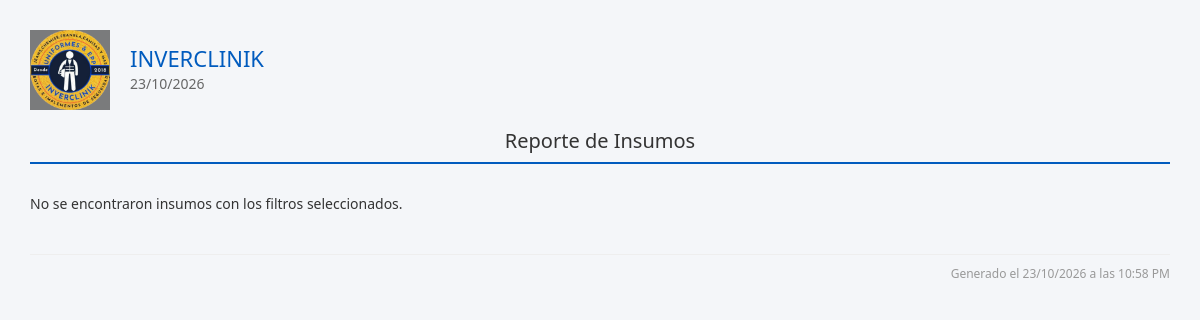
The app's page /reportes/insumos_view.php, older data.
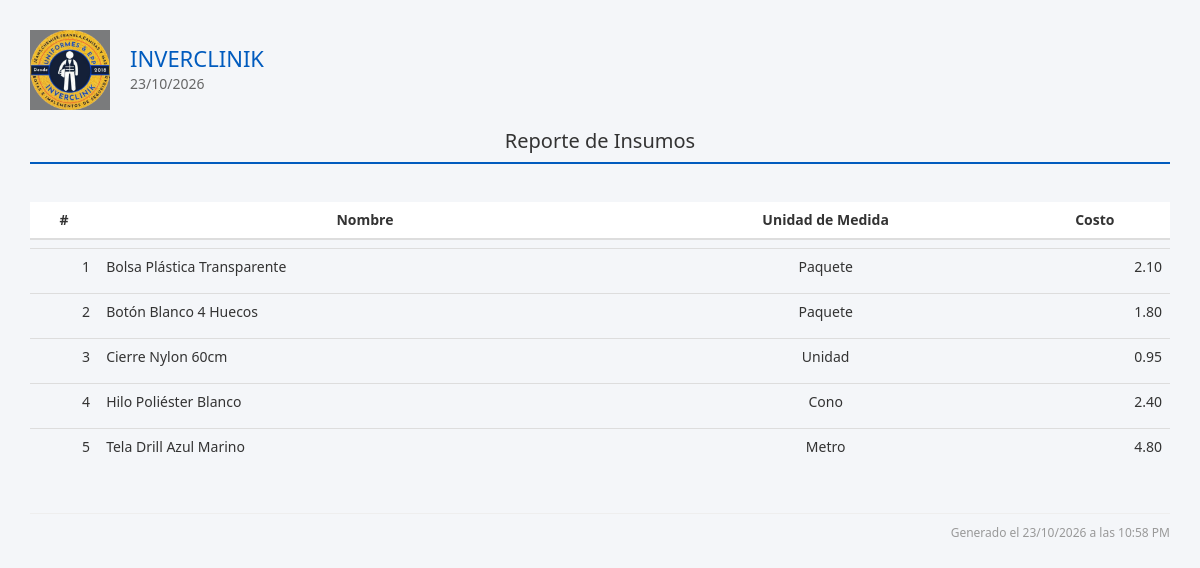
The same page, newer data.
### tables this page shows
CREATE TABLE IF NOT EXISTS `insumos` (
  `id` int(11) NOT NULL AUTO_INCREMENT,
  `nombre` varchar(255) NOT NULL,
  `unidad_medida_id` int(11) NOT NULL COMMENT 'FK a unidad_medida',
  `costo_unitario` decimal(10,2) NOT NULL DEFAULT 0.00,
  `stock_minimo` decimal(12,2) DEFAULT NULL COMMENT 'Stock mínimo deseado',
  `stock_maximo` decimal(12,2) DEFAULT NULL COMMENT 'Stock máximo deseado',
  `almacen_id` int(11) DEFAULT 1 COMMENT 'Almacén asociado al insumo',
  `proveedor_id` int(11) DEFAULT NULL,
  `tasa_cambiaria_id` int(11) DEFAULT NULL COMMENT 'Tasa usada al registrar/actualizar el costo',
  `activo` tinyint(1) DEFAULT 1,
  `adicional` tinyint(1) DEFAULT 0,
  PRIMARY KEY (`id`)
);

### reportes/insumos_view.php (the view, shortened to what this page needs)
<?php
require_once('../template/header.php');
$where = [];
$condiciones = count($where) ? "WHERE " . implode(" AND ", $where) : "";
$sql = "
  SELECT i.id, i.nombre, COALESCE(um.nombre, um.codigo) AS unidad_medida, i.costo_unitario
  FROM insumos i
  LEFT JOIN unidad_medida um ON um.id = i.unidad_medida_id
  $condiciones
  ORDER BY i.nombre ASC
";
$result = $conn->query($sql);
?>
<div class="contenido-principal">
  <div class="reporte-header">
    <div class="logo-info">
      <img src="../assets/img/inverclinik_3.png" alt="Logo INVERCLINIK">
      <div class="empresa-fecha">
        <h1>INVERCLINIK</h1>
        <p><?= date('d/m/Y') ?></p>
      </div>
    </div>
    <div class="titulo-reporte">
      <h2>Reporte de Insumos</h2>
    </div>
  </div>
  <?php if ($result->num_rows > 0): ?>
    <table class="table">
      <thead>
      <tr>
        <th>#</th>
        <th>Nombre</th>
        <th>Unidad de Medida</th>
        <th>Costo</th>
      </tr>
    </thead>
      <tbody>
        <?php $i = 1 ?>
        <?php while ($row = $result->fetch_assoc()): ?>
        <tr>
          <td style="text-align: right"><?= $i++ ?></td>
          <td style="text-align: left"><?= htmlspecialchars($row['nombre']) ?></td>
          <td><?= htmlspecialchars($row['unidad_medida']) ?></td>
          <td style="text-align: right"><?= htmlspecialchars($row['costo_unitario']) ?></td>
        </tr>
      <?php endwhile; ?>
      </tbody>
    </table>
  <?php else: ?>
    <div class="no-data">No se encontraron insumos con los filtros seleccionados.</div>
  <?php endif; ?>
  <div class="reporte-footer">
    Generado el <?= date('d/m/Y \a \l\a\s h:i A') ?>
  </div>
</div>
<?php require_once('../template/footer.php'); ?>

### template/header.php (shortened to what this page needs)
<!DOCTYPE html>
<html lang="en">
<head>
    <link rel="stylesheet" href="../assets/css/bootstrap.css">
    <link rel="stylesheet" href="../assets/css/font-awesome.css">
    <link rel="stylesheet" href="../assets/css/custom.css">
    <link rel="stylesheet" href="../css/dashboard.css">
    <link rel="stylesheet" href="../css/reportes.css">
    <link rel="stylesheet" href="../css/style.css">
    <link rel="stylesheet" href="../css/navbar.css">
    <link rel="stylesheet" href="../css/perfil.css">
    <link rel="stylesheet" href="../css/sweetalert-overrides.css">
    <link rel="stylesheet" href="../assets/css/all.min.css">
    <link rel="stylesheet" href="../assets/css/select2.min.css">
    <link rel="stylesheet" href="../assets/css/password-toggle.css">
</head>

### template/footer.php (shortened to what this page needs)
</body>
</html>

### css/dashboard.css (style rules this page uses)
* { margin: 0; padding: 0; box-sizing: border-box; }

### css/reportes.css (style rules this page uses)
.reporte-header { display: flex; flex-direction: column; align-items: stretch; border-bottom: 2px solid #005bbe; margin-bottom: 30px; padding-bottom: 10px; }
.logo-info { display: flex; justify-content: flex-start; align-items: center; gap: 20px; }
.logo-info img { width: 80px; height: auto; }
.empresa-fecha h1 { font-size: 22px; color: #005bbe; margin: 0; }
.empresa-fecha p { font-size: 14px; color: #666; margin: 4px 0 0; }
.titulo-reporte { text-align: center; margin-top: 20px; }
.titulo-reporte h2 { font-size: 20px; color: #333; margin: 0; }
.table { width: 100%; border-collapse: separate; border-spacing: 0 8px; margin-bottom: 30px; }
.table th { padding: 12px 16px; font-size: 14px; text-align: center; background-color: #ffffff; border: none; }
.table td { padding: 10px 16px; font-size: 14px; text-align: center; border: none; }
.table tbody tr { border-radius: 8px; overflow: hidden; }
.reporte-footer { text-align: right; font-size: 12px; color: #999; border-top: 1px solid #eee; padding-top: 10px; margin-top: 40px; }
.contenido-principal { margin-left: 0 !important; padding: 0; box-sizing: border-box; background-color: #fff; min-height: 100vh; }

### css/style.css (style rules this page uses)
:root { --primary: #0056b3; --primary-hover: #004494; --primary-light: #e7f1ff; --primary-border: #0056b3; --secondary: #6c757d; --secondary-hover: #565e64; --secondary-light: #f1f3f5; --success: #28a745; --success-hover: #218838; --success-light: #e8f7ec; --danger: #dc3545; --danger-hover: #c82333; --danger-light: #fde8e9; --warning: #ffc107; --warning-hover: #e0a800; --warning-light: #fff9e6; --warning-text: #856404; --info: #17a2b8; --info-hover: #138496; --info-light: #e2f7fa; --dark: #343a40; --light: #f8f9fa; --border-color: #dee2e6; --card-shadow: 0 4px 16px rgba(0, 0, 0, 0.07); --btn-shadow: 0 2px 5px rgba(0, 0, 0, 0.08); --btn-shadow-hover: 0 5px 12px rgba(0, 0, 0, 0.15); --radius-sm: 6px; --radius-md: 8px; --radius-lg: 12px; --radius-pill: 50px; }
.contenido-principal { margin-left: 60px; padding: 30px; box-sizing: border-box; background-color: #f4f6f9; min-height: 100vh; }

### css/navbar.css (style rules this page uses)
.main-content, .contenido-principal { margin-left: 60px; transition: margin-left 0.3s cubic-bezier(0.4, 0, 0.2, 1); }

Row changes from the older to the newer data that the page shows:
added insumos: nombre "Bolsa Plástica Transparente", unidad_medida "Paquete", costo_unitario "2.10"
added insumos: nombre "Botón Blanco 4 Huecos", unidad_medida "Paquete", costo_unitario "1.80"
added insumos: nombre "Cierre Nylon 60cm", unidad_medida "Unidad", costo_unitario "0.95"
added insumos: nombre "Hilo Poliéster Blanco", unidad_medida "Cono", costo_unitario "2.40"
added insumos: nombre "Tela Drill Azul Marino", unidad_medida "Metro", costo_unitario "4.80"
Text that changed along with them:
text no longer shown: "No se encontraron insumos con los filtros seleccionados."
text now shown: "# Nombre Unidad de Medida Costo"
